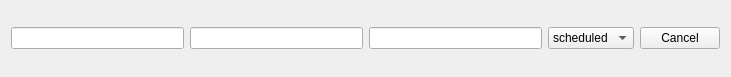
<?xml version="1.0" encoding="UTF-8"?>
<ui version="4.0">
 <class>AppointmentData</class>
 <widget class="QWidget" name="AppointmentData">
  <property name="geometry">
   <rect>
    <x>0</x>
    <y>0</y>
    <width>731</width>
    <height>77</height>
   </rect>
  </property>
  <property name="windowTitle">
   <string>Form</string>
  </property>
  <layout class="QGridLayout" name="gridLayout">
   <item row="0" column="0">
    <widget class="QLineEdit" name="appId"/>
   </item>
   <item row="0" column="3">
    <widget class="QComboBox" name="status">
     <item>
      <property name="text">
       <string>scheduled</string>
      </property>
     </item>
     <item>
      <property name="text">
       <string>completed</string>
      </property>
     </item>
     <item>
      <property name="text">
       <string>cancelled</string>
      </property>
     </item>
    </widget>
   </item>
   <item row="0" column="2">
    <widget class="QLineEdit" name="dateTime"/>
   </item>
   <item row="0" column="1">
    <widget class="QLineEdit" name="doctorId"/>
   </item>
   <item row="0" column="4">
    <widget class="QPushButton" name="cancelBtn">
     <property name="text">
      <string>Cancel</string>
     </property>
    </widget>
   </item>
  </layout>
 </widget>
 <resources/>
 <connections/>
</ui>
